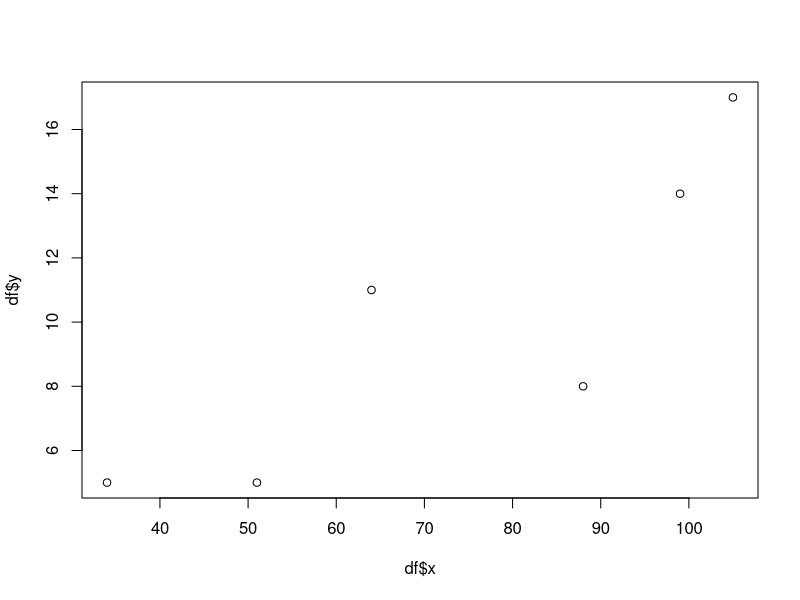

Write the R code that produced this figure. (Note: this script raises an error after producing the figure.)
x=c(34,105,64,88,99,51)
y=c(5,17,11,8,14,5)  
df=as.data.frame(cbind(x,y))
df
plot(df$x,df$y)
model1=lm(y~x,data=df)
summar(model1)
p=predict(model1,df) 
p
  